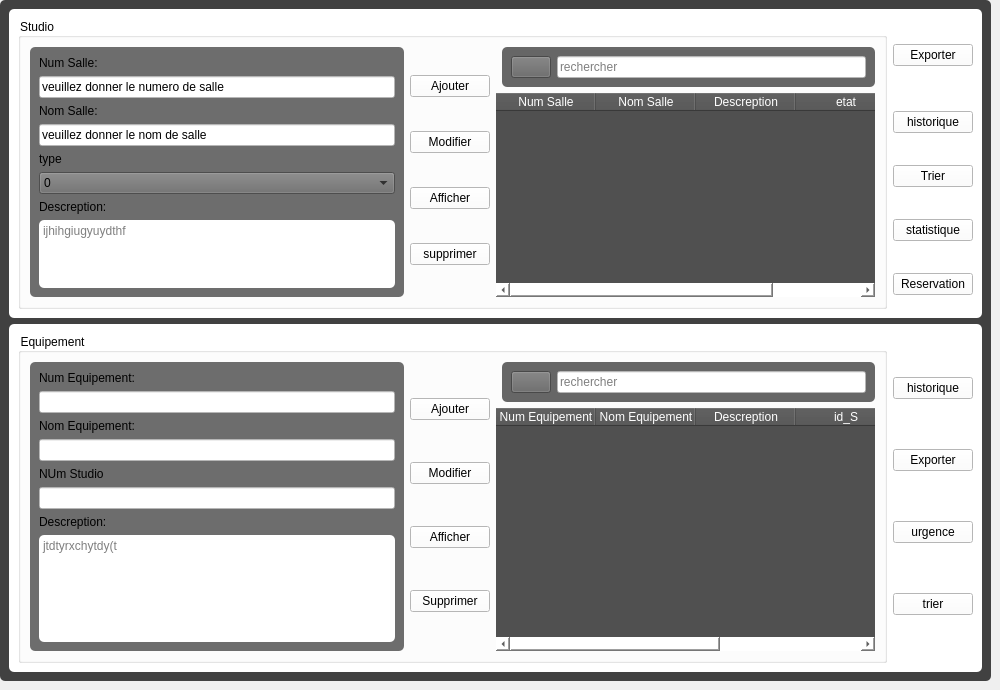
      <widget class="QWidget" name="Principale">
       <attribute name="title">
        <string>Studio Principale </string>
       </attribute>
       <widget class="QLabel" name="label_49">
        <property name="geometry">
         <rect>
          <x>420</x>
          <y>110</y>
          <width>71</width>
          <height>16</height>
         </rect>
        </property>
        <property name="styleSheet">
         <string notr="true">color: rgb(255, 255, 255);</string>
        </property>
        <property name="text">
         <string>Recherche:</string>
        </property>
       </widget>
       <widget class="QLabel" name="label_79">
        <property name="geometry">
         <rect>
          <x>550</x>
          <y>110</y>
          <width>71</width>
          <height>16</height>
         </rect>
        </property>
        <property name="styleSheet">
         <string notr="true">color: rgb(255, 255, 255);</string>
        </property>
        <property name="text">
         <string>Recherche:</string>
        </property>
       </widget>
       <widget class="QFrame" name="frame">
        <property name="geometry">
         <rect>
          <x>0</x>
          <y>0</y>
          <width>991</width>
          <height>681</height>
         </rect>
        </property>
        <property name="styleSheet">
         <string notr="true">QFrame{
	background-color: rgb(65, 65, 65);
border:5px  rgb(85, 85, 127);
border-radius:5px;
}

</string>
        </property>
        <property name="frameShape">
         <enum>QFrame::StyledPanel</enum>
        </property>
        <property name="frameShadow">
         <enum>QFrame::Raised</enum>
        </property>
        <layout class="QGridLayout" name="gridLayout">
         <item row="0" column="0">
          <widget class="QFrame" name="frame_2">
           <property name="styleSheet">
            <string notr="true">background-color: rgb(255, 255, 255);</string>
           </property>
           <property name="frameShape">
            <enum>QFrame::StyledPanel</enum>
           </property>
           <property name="frameShadow">
            <enum>QFrame::Raised</enum>
           </property>
           <layout class="QGridLayout" name="gridLayout_2">
            <item row="1" column="1">
             <widget class="QPushButton" name="historique">
              <property name="text">
               <string>historique</string>
              </property>
             </widget>
            </item>
            <item row="0" column="1">
             <widget class="QPushButton" name="pushButton_EXS">
              <property name="text">
               <string>Exporter</string>
              </property>
              <property name="icon">
               <iconset>
                <normaloff>../../../../Desktop/téléchargement.png</normaloff>../../../../Desktop/téléchargement.png</iconset>
              </property>
             </widget>
            </item>
            <item row="2" column="1">
             <widget class="QPushButton" name="trier_2">
              <property name="text">
               <string>Trier</string>
              </property>
             </widget>
            </item>
            <item row="0" column="0" rowspan="5">
             <widget class="QGroupBox" name="groupBox">
              <property name="title">
               <string>Studio</string>
              </property>
              <layout class="QGridLayout" name="gridLayout_15">
               <item row="0" column="1" rowspan="2">
                <layout class="QGridLayout" name="gridLayout_5">
                 <item row="2" column="0">
                  <widget class="QPushButton" name="Afficher_S">
                   <property name="text">
                    <string>Afficher</string>
                   </property>
                   <property name="icon">
                    <iconset>
                     <normaloff>../../../../Desktop/visible-xl.png</normaloff>../../../../Desktop/visible-xl.png</iconset>
                   </property>
                  </widget>
                 </item>
                 <item row="3" column="0">
                  <widget class="QPushButton" name="Supprimer_S">
                   <property name="text">
                    <string>supprimer</string>
                   </property>
                   <property name="icon">
                    <iconset>
                     <normaloff>../../../../Desktop/delete-xl.png</normaloff>../../../../Desktop/delete-xl.png</iconset>
                   </property>
                  </widget>
                 </item>
                 <item row="1" column="0">
                  <widget class="QPushButton" name="Modifier_S">
                   <property name="text">
                    <string>Modifier</string>
                   </property>
                   <property name="icon">
                    <iconset>
                     <normaloff>../../../../Desktop/available-updates-xl.png</normaloff>../../../../Desktop/available-updates-xl.png</iconset>
                   </property>
                  </widget>
                 </item>
                 <item row="0" column="0">
                  <widget class="QPushButton" name="AjouterS">
                   <property name="styleSheet">
                    <string notr="true"/>
                   </property>
                   <property name="text">
                    <string>Ajouter</string>
                   </property>
                   <property name="icon">
                    <iconset>
                     <normaloff>../../../../Desktop/plus-2-xl.png</normaloff>../../../../Desktop/plus-2-xl.png</iconset>
                   </property>
                  </widget>
                 </item>
                </layout>
               </item>
               <item row="0" column="0" rowspan="2">
                <widget class="QFrame" name="frame_4">
                 <property name="styleSheet">
                  <string notr="true">background-color: rgb(109, 109, 109);</string>
                 </property>
                 <property name="frameShape">
                  <enum>QFrame::StyledPanel</enum>
                 </property>
                 <property name="frameShadow">
                  <enum>QFrame::Raised</enum>
                 </property>
                 <layout class="QGridLayout" name="gridLayout_3">
                  <item row="2" column="0">
                   <widget class="QLabel" name="label_21">
                    <property name="text">
                     <string>Nom Salle:</string>
                    </property>
                   </widget>
                  </item>
                  <item row="3" column="0">
                   <widget class="QLineEdit" name="lineEdit_NomS">
                    <property name="styleSheet">
                     <string notr="true">background-color: rgb(255, 255, 255);</string>
                    </property>
                    <property name="text">
                     <string>veuillez donner le nom de salle</string>
                    </property>
                    <property name="echoMode">
                     <enum>QLineEdit::Normal</enum>
                    </property>
                   </widget>
                  </item>
                  <item row="0" column="0">
                   <widget class="QLabel" name="label_27">
                    <property name="text">
                     <string>Num Salle:</string>
                    </property>
                   </widget>
                  </item>
                  <item row="7" column="0">
                   <widget class="QTextEdit" name="textEdit_descS">
                    <property name="styleSheet">
                     <string notr="true">background:rgb(255, 255, 255)</string>
                    </property>
                    <property name="placeholderText">
                     <string>ijhihgiugyuydthf</string>
                    </property>
                   </widget>
                  </item>
                  <item row="6" column="0">
                   <widget class="QLabel" name="label_28">
                    <property name="text">
                     <string>Descreption:</string>
                    </property>
                   </widget>
                  </item>
                  <item row="1" column="0">
                   <widget class="QLineEdit" name="lineEdit_NumS">
                    <property name="styleSheet">
                     <string notr="true">background-color: rgb(255, 255, 255);</string>
                    </property>
                    <property name="text">
                     <string>veuillez donner le numero de salle</string>
                    </property>
                    <property name="echoMode">
                     <enum>QLineEdit::Normal</enum>
                    </property>
                   </widget>
                  </item>
                  <item row="4" column="0">
                   <widget class="QLabel" name="label_29">
                    <property name="text">
                     <string>type</string>
                    </property>
                   </widget>
                  </item>
                  <item row="5" column="0">
                   <widget class="QComboBox" name="comboBox_type">
                    <item>
                     <property name="text">
                      <string>0</string>
                     </property>
                    </item>
                    <item>
                     <property name="text">
                      <string>1</string>
                     </property>
                    </item>
                   </widget>
                  </item>
                 </layout>
                </widget>
               </item>
               <item row="1" column="2" colspan="2">
                <widget class="QTableWidget" name="tableWidget_S">
                 <property name="styleSheet">
                  <string notr="true">background-color: rgb(80, 80, 80);
color: rgb(255, 255, 255);</string>
                 </property>
                 <column>
                  <property name="text">
                   <string>Num Salle</string>
                  </property>
                 </column>
                 <column>
                  <property name="text">
                   <string>Nom Salle</string>
                  </property>
                 </column>
                 <column>
                  <property name="text">
                   <string>Descreption</string>
                  </property>
                 </column>
                 <column>
                  <property name="text">
                   <string>etat</string>
                  </property>
                 </column>
                </widget>
               </item>
               <item row="0" column="3">
                <widget class="QFrame" name="frame_6">
                 <property name="styleSheet">
                  <string notr="true">background-color: rgb(102, 102, 102);</string>
                 </property>
                 <property name="frameShape">
                  <enum>QFrame::StyledPanel</enum>
                 </property>
                 <property name="frameShadow">
                  <enum>QFrame::Raised</enum>
                 </property>
                 <layout class="QGridLayout" name="gridLayout_10">
                  <item row="0" column="1">
                   <widget class="QLineEdit" name="lineEdit_RchS">
                    <property name="styleSheet">
                     <string notr="true">background-color: rgb(255, 255, 255);</string>
                    </property>
                    <property name="placeholderText">
                     <string>rechercher</string>
                    </property>
                   </widget>
                  </item>
                  <item row="0" column="0">
                   <widget class="QPushButton" name="pushButton_13">
                    <property name="text">
                     <string/>
                    </property>
                    <property name="icon">
                     <iconset>
                      <normaloff>../../../../Desktop/search-3-xl.png</normaloff>../../../../Desktop/search-3-xl.png</iconset>
                    </property>
                   </widget>
                  </item>
                 </layout>
                </widget>
               </item>
              </layout>
             </widget>
            </item>
            <item row="3" column="1">
             <widget class="QPushButton" name="stat">
              <property name="text">
               <string>statistique</string>
              </property>
             </widget>
            </item>
            <item row="4" column="1">
             <widget class="QPushButton" name="Reservation">
              <property name="text">
               <string>Reservation</string>
              </property>
             </widget>
            </item>
           </layout>
          </widget>
         </item>
         <item row="1" column="0">
          <widget class="QFrame" name="frame_3">
           <property name="styleSheet">
            <string notr="true">background-color: rgb(255, 255, 255);</string>
           </property>
           <property name="frameShape">
            <enum>QFrame::StyledPanel</enum>
           </property>
           <property name="frameShadow">
            <enum>QFrame::Raised</enum>
           </property>
           <layout class="QGridLayout" name="gridLayout_7">
            <item row="0" column="0">
             <widget class="QGroupBox" name="groupBox_2">
              <property name="title">
               <string>Equipement</string>
              </property>
              <layout class="QGridLayout" name="gridLayout_14">
               <item row="0" column="3">
                <widget class="QFrame" name="frame_7">
                 <property name="styleSheet">
                  <string notr="true">background-color: rgb(102, 102, 102);</string>
                 </property>
                 <property name="frameShape">
                  <enum>QFrame::StyledPanel</enum>
                 </property>
                 <property name="frameShadow">
                  <enum>QFrame::Raised</enum>
                 </property>
                 <layout class="QGridLayout" name="gridLayout_11">
                  <item row="0" column="0">
                   <widget class="QPushButton" name="pushButton_14">
                    <property name="text">
                     <string/>
                    </property>
                    <property name="icon">
                     <iconset>
                      <normaloff>../../../../Desktop/search-3-xl.png</normaloff>../../../../Desktop/search-3-xl.png</iconset>
                    </property>
                   </widget>
                  </item>
                  <item row="0" column="1">
                   <widget class="QLineEdit" name="lineEdit_RechE">
                    <property name="styleSheet">
                     <string notr="true">background-color: rgb(255, 255, 255);</string>
                    </property>
                    <property name="placeholderText">
                     <string>rechercher</string>
                    </property>
                   </widget>
                  </item>
                 </layout>
                </widget>
               </item>
               <item row="0" column="0" rowspan="2">
                <widget class="QFrame" name="frame_5">
                 <property name="styleSheet">
                  <string notr="true">background-color: rgb(109, 109, 109);</string>
                 </property>
                 <property name="frameShape">
                  <enum>QFrame::StyledPanel</enum>
                 </property>
                 <property name="frameShadow">
                  <enum>QFrame::Raised</enum>
                 </property>
                 <layout class="QGridLayout" name="gridLayout_4">
                  <item row="0" column="0">
                   <widget class="QLabel" name="label_30">
                    <property name="text">
                     <string>Num Equipement:</string>
                    </property>
                   </widget>
                  </item>
                  <item row="1" column="0">
                   <widget class="QLineEdit" name="lineEdit_NumE">
                    <property name="styleSheet">
                     <string notr="true">background-color: rgb(255, 255, 255);</string>
                    </property>
                   </widget>
                  </item>
                  <item row="2" column="0">
                   <widget class="QLabel" name="label_31">
                    <property name="text">
                     <string>Nom Equipement:</string>
                    </property>
                   </widget>
                  </item>
                  <item row="3" column="0">
                   <widget class="QLineEdit" name="lineEdit_NomE">
                    <property name="styleSheet">
                     <string notr="true">background-color: rgb(255, 255, 255);</string>
                    </property>
                   </widget>
                  </item>
                  <item row="4" column="0">
                   <widget class="QLabel" name="label_32">
                    <property name="text">
                     <string>NUm Studio</string>
                    </property>
                   </widget>
                  </item>
                  <item row="5" column="0">
                   <widget class="QLineEdit" name="lineEdit_Numstudio">
                    <property name="styleSheet">
                     <string notr="true">background-color: rgb(255, 255, 255);</string>
                    </property>
                   </widget>
                  </item>
                  <item row="6" column="0">
                   <widget class="QLabel" name="label_33">
                    <property name="text">
                     <string>Descreption:</string>
                    </property>
                   </widget>
                  </item>
                  <item row="7" column="0">
                   <widget class="QTextEdit" name="textEdit_descE">
                    <property name="styleSheet">
                     <string notr="true">background:rgb(255, 255, 255)</string>
                    </property>
                    <property name="placeholderText">
                     <string>jtdtyrxchytdy(t</string>
                    </property>
                   </widget>
                  </item>
                 </layout>
                </widget>
               </item>
               <item row="0" column="1" rowspan="2">
                <layout class="QGridLayout" name="gridLayout_6">
                 <item row="3" column="0">
                  <widget class="QPushButton" name="Supprimer_E">
                   <property name="text">
                    <string>Supprimer</string>
                   </property>
                   <property name="icon">
                    <iconset>
                     <normaloff>../../../../Desktop/delete-xl.png</normaloff>../../../../Desktop/delete-xl.png</iconset>
                   </property>
                  </widget>
                 </item>
                 <item row="2" column="0">
                  <widget class="QPushButton" name="Afficher_E">
                   <property name="text">
                    <string>Afficher</string>
                   </property>
                   <property name="icon">
                    <iconset>
                     <normaloff>../../../../Desktop/visible-xl.png</normaloff>../../../../Desktop/visible-xl.png</iconset>
                   </property>
                  </widget>
                 </item>
                 <item row="1" column="0">
                  <widget class="QPushButton" name="Modifier_E">
                   <property name="text">
                    <string>Modifier</string>
                   </property>
                   <property name="icon">
                    <iconset>
                     <normaloff>../../../../Desktop/available-updates-xl.png</normaloff>../../../../Desktop/available-updates-xl.png</iconset>
                   </property>
                  </widget>
                 </item>
                 <item row="0" column="0">
                  <widget class="QPushButton" name="Ajouter_E">
                   <property name="text">
                    <string>Ajouter</string>
                   </property>
                   <property name="icon">
                    <iconset>
                     <normaloff>../../../../Desktop/plus-2-xl.png</normaloff>../../../../Desktop/plus-2-xl.png</iconset>
                   </property>
                  </widget>
                 </item>
                </layout>
               </item>
               <item row="1" column="2" colspan="2">
                <widget class="QTableWidget" name="tableWidget_E">
                 <property name="styleSheet">
                  <string notr="true">background-color: rgb(80, 80, 80);
color: rgb(255, 255, 255);</string>
                 </property>
                 <column>
                  <property name="text">
                   <string>Num Equipement</string>
                  </property>
                 </column>
                 <column>
                  <property name="text">
                   <string>Nom Equipement</string>
                  </property>
                 </column>
                 <column>
                  <property name="text">
                   <string>Descreption</string>
                  </property>
                 </column>
                 <column>
                  <property name="text">
                   <string>id_S</string>
                  </property>
                 </column>
                 <column>
                  <property name="text">
                   <string>nom studio</string>
                  </property>
                 </column>
                </widget>
               </item>
              </layout>
             </widget>
            </item>
            <item row="0" column="1">
             <layout class="QVBoxLayout" name="verticalLayout">
              <item>
               <widget class="QPushButton" name="his_E">
                <property name="text">
                 <string>historique</string>
                </property>
               </widget>
              </item>
              <item>
               <widget class="QPushButton" name="pushButton_EXE">
                <property name="text">
                 <string>Exporter</string>
                </property>
                <property name="icon">
                 <iconset>
                  <normaloff>../../../../Desktop/téléchargement.png</normaloff>../../../../Desktop/téléchargement.png</iconset>
                </property>
               </widget>
              </item>
              <item>
               <widget class="QPushButton" name="urgence">
                <property name="text">
                 <string>urgence</string>
                </property>
               </widget>
              </item>
              <item>
               <widget class="QPushButton" name="pushButton_15">
                <property name="text">
                 <string>trier</string>
                </property>
               </widget>
              </item>
             </layout>
            </item>
           </layout>
          </widget>
         </item>
        </layout>
       </widget>
      </widget>
